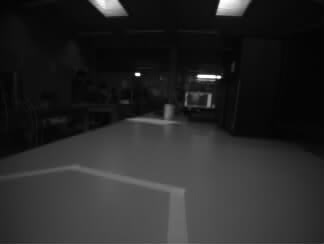
#> input picture lab02/scotch/img1.png, 324 x 244 px
$ jupyter execute --allow-errors post-test.ipynb
#> lines starting #> are read from the running program, lines starting #| are printed output that depends on the picture
### lab02/lab2.py
from torchvision.transforms import functional
from PIL import Image
import torch
from torchvision import transforms
import torch.nn.functional as F
import numpy as np
from sklearn.cluster import DBSCAN

class PathFinder:
    def __init__(self, image_size=(200, 200), sobel_magnitude_threshold=0.25, sobel_y_threshold=120, eps=1, min_samples=20, pointB_y_offset=50) -> None:
        self.image_size = image_size
        self.__init_kernel()
        self.magnitude_threshold = sobel_magnitude_threshold
        self.y_threshold = sobel_y_threshold
        self.eps = eps
        self.min_samples = min_samples
        self.y_offset = pointB_y_offset


    def __init_kernel(self, vert_values=[3., 6.], horz_values=[1., 2.]):
        # Définir les noyaux Sobel pour les dérivées horizontales et verticales
        sobel_kernel_x = torch.tensor([[-vert_values[0], 0., vert_values[0]],
                                       [-vert_values[1], 0., vert_values[1]],
                                       [-vert_values[0], 0., vert_values[0]]])

        sobel_kernel_y = torch.tensor([[-horz_values[0], -horz_values[1], -horz_values[0]],
                                       [0., 0., 0.],
                                       [horz_values[0], horz_values[1], horz_values[0]]])

        # Ces noyaux doivent être étendus pour s'adapter aux dimensions de l'image [batch_size, channels, height, width] out_channels, in_channels, height, width]
        sobel_kernel_x = sobel_kernel_x.view((1, 1, 3, 3))
        sobel_kernel_y = sobel_kernel_y.view((1, 1, 3, 3))

        # Vérifiez si CUDA est disponible et définissez le périphérique en conséquence
        self.device = torch.device("cuda" if torch.cuda.is_available() else "cpu")

        # Convertir les noyaux en types de données adaptés pour les calculs de convolution
        self.sobel_kernel_x = sobel_kernel_x.to(self.device, dtype=torch.float32)
        self.sobel_kernel_y = sobel_kernel_y.to(self.device, dtype=torch.float32)


    def detect_line(self, image) -> tuple:
        """
        Détecte une ligne dans une image en utilisant un filtre de Sobel ainsi que DBSCAN pour regrouper les points de contour. Retourne les coordonnées
        des points A et B sur la ligne. Le point A est placé tout en bas de l'image (sous le drone) tandis que le point B est placé à une certaine hauteur
        (y_offset) au-dessus du point A.
        :param image: Image à traiter
        """
        # Convertir l'image en PIL si ce n'est pas déjà le cas
        if not isinstance(image, Image.Image):
            image = Image.fromarray(image[0])

        # Appliquer un filtre de Sobel pour détecter les contours
        sobel_image = self.__sobel_filter(image)

        # Détecter les points A et B de la ligne
        point_A, point_B = self.__compute_points_A_B(sobel_image)

        return (point_A[0], point_A[1], point_B[0], point_B[1])


    def __sobel_filter(self, preprocessed_image):
        """
        Applique un filtre de Sobel sur une image pour détecter les contours.
        :param preprocessed_image: Image prétraitée à laquelle appliquer le filtre de Sobel
        """
        # Convertir l'image en tenseur PyTorch
        transform = transforms.ToTensor()
        image_tensor = transform(preprocessed_image).to(self.device)

        # Ajouter des dimensions de batch et de canal pour correspondre à la forme [B, C, H, W]
        image_tensor = image_tensor.unsqueeze(0)

        # Appliquer le filtre de Sobel sur l'image tensorielle
        Gx = F.conv2d(image_tensor, self.sobel_kernel_x, padding=1)
        Gy = F.conv2d(image_tensor, self.sobel_kernel_y, padding=1)

        # Calculer la magnitude du gradient
        sobel_magnitude = torch.sqrt(Gx**2 + Gy**2)

        # Appliquer un seuillage pour binariser l'image
        sobel_binary = torch.where(sobel_magnitude > self.magnitude_threshold, torch.tensor(1.0), torch.tensor(0.0))

        # Rendre les pixels dont la coordonnée y est supérieure à y_threshold noirs
        sobel_binary[:, :, :self.y_threshold:, :] = 0.0

        # Créer un masque pour fixer les pixels tout à gauche, tout à droite et tout en bas de l'image en noir
        sobel_binary[:, :, :, :1] = 0.0  # Fixer les pixels tout à gauche de l'image
        sobel_binary[:, :, :, -1:] = 0.0  # Fixer les pixels tout à droite de l'image
        sobel_binary[:, :, -1:, :] = 0.0  # Fixer les pixels tout en bas de l'image

        # Convertir le gradient en image PIL pour l'affichage
        sobel_magnitude_image = transforms.ToPILImage()(sobel_binary.squeeze(0))

        return sobel_magnitude_image


    # [47 lines left out: functions __compute_point, __compute_points_A_B, not called in this run]

def init():
    return PathFinder()

### lab02/post-test.ipynb
[cell 1]
import numpy as np
from PIL import Image

[cell 2]
image = Image.open("scotch/img1.png")
#> image is the input picture: PIL image 324x244 RGB; min 2, max 255, mean 39.5
image = image.convert("L")
#> image: PIL image 324x244 L
width, height = image.size
#> width = 324; height = 244

[cell 3]
array = np.zeros((1 * height * width), dtype=float).reshape((1, height, width))
array.shape
#> Out = (1, 244, 324)

[cell 4]
pixels = np.array(image)
array[0, :, :] = pixels

[cell 5]
array.shape
#> Out = (1, 244, 324)
#> (the call stopped at in __init_kernel, `sobel_kernel_x = torch.tensor([[-vert_values[0], 0., vert_values[0]], ..`: torch is not available in this run)

[cell 6]
def resize_grayscale_image(image, target_size=(200, 200), crop_bottom=False):
    """
    Redimensionne une image en gardant les proportions. Le recadrage peut se faire au centre de l'image ou en bas.
    :param image: Image à redimensionner (height, width)
    :param target_size: Taille de l'image redimensionnée
    :param crop_bottom: Position du recadrage en bas de l'image (par défaut le recadrage est centré)
    """
#> called with target_size = (200, 200), crop_bottom = False
    target_height, target_width = target_size
    image_height, image_width = image.shape
#> image_height = 244; image_width = 324

    # Calcul l'offset horizontal (entre le bord gauche de l'image et le bord gauche du crop) pour centrer l'image
    if target_width > image_width:
        left_crop = 0
        target_width = image_width
        print(f"Warning: target width is larger than image width ({target_size[1]} > {image_width}). Width will not be cropped.")
    else:
        left_crop = (image_width - target_width) // 2
#> left_crop = 62

    # Calcul l'offset vertical (entre le bord haut de l'image et le bord haut du crop) en fonction de la position du crop ("center ou lower")
    if target_height > image_height:
        top_crop = 0
        target_height = image_height
        print(f"Warning: target height is larger than image height ({target_size[0]} > {image_height}). Height will not be cropped.")
    else:
        top_crop = image_height - target_height
#> top_crop = 44
        if crop_bottom == False:
            top_crop = top_crop // 2
#> top_crop = 22

    # Crop l'image
    image = image[top_crop:top_crop + target_height, left_crop:left_crop + target_width]
    return np.expand_dims(image, axis=0)

[cell 7]
from lab2 import init
pathfinder = init()

[cell 8]
resized_array = resize_grayscale_image(array[0], target_size=(200, 200), crop_bottom=False)
#> (the rest of this cell did not finish here and is left out)

#> in detect_line, `image = Image.fromarray(image[0])`:
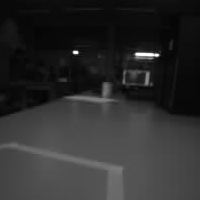
#> image: PIL image 200x200 F; min 2, max 255, mean 44.7

[cell 9]
resized_array.shape
#> Out = (1, 200, 200)

#> (a cell that did not finish here is left out)

[cell 11]
import matplotlib.pyplot as plt

plt.imshow(resized_array[0], cmap='gray')
#> (the rest of this cell did not finish here and is left out)

[cell 12]
pathfinder.detect_line(array)
#> (the call stopped at in __sobel_filter, `transform = transforms.ToTensor()`: torchvision is not available in this run)

$ run again, with lab02/scotch/img10.png copied over lab02/scotch/img1.png
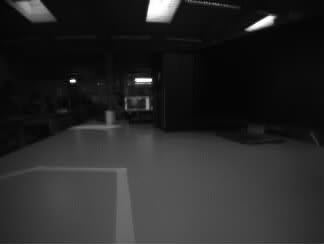
#> input picture lab02/scotch/img10.png, 324 x 244 px
#> image is the input picture: PIL image 324x244 RGB; min 0, max 255, mean 39.9
#> in detect_line, `image = Image.fromarray(image[0])`:
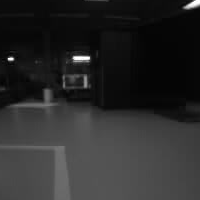
#> image: PIL image 200x200 F; min 0, max 255, mean 42.2

$ run again, with lab02/scotch/img11.png copied over lab02/scotch/img1.png
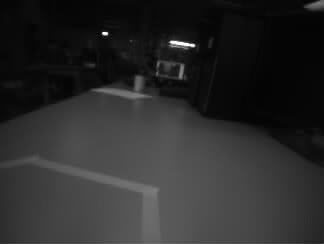
#> input picture lab02/scotch/img11.png, 324 x 244 px
#> image is the input picture: PIL image 324x244 RGB; min 0, max 255, mean 42.7
#> in detect_line, `image = Image.fromarray(image[0])`:
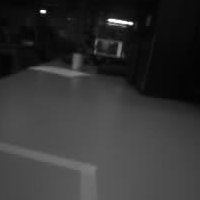
#> image: PIL image 200x200 F; min 0, max 255, mean 51.8

$ run again, with lab02/scotch/img12.png copied over lab02/scotch/img1.png
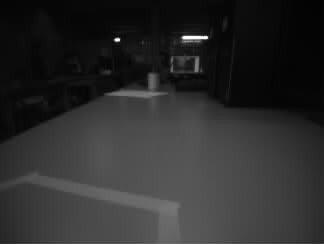
#> input picture lab02/scotch/img12.png, 324 x 244 px
#> image is the input picture: PIL image 324x244 RGB; min 0, max 255, mean 44.2
#> in detect_line, `image = Image.fromarray(image[0])`:
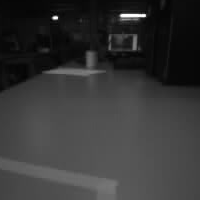
#> image: PIL image 200x200 F; min 0, max 255, mean 53.9
